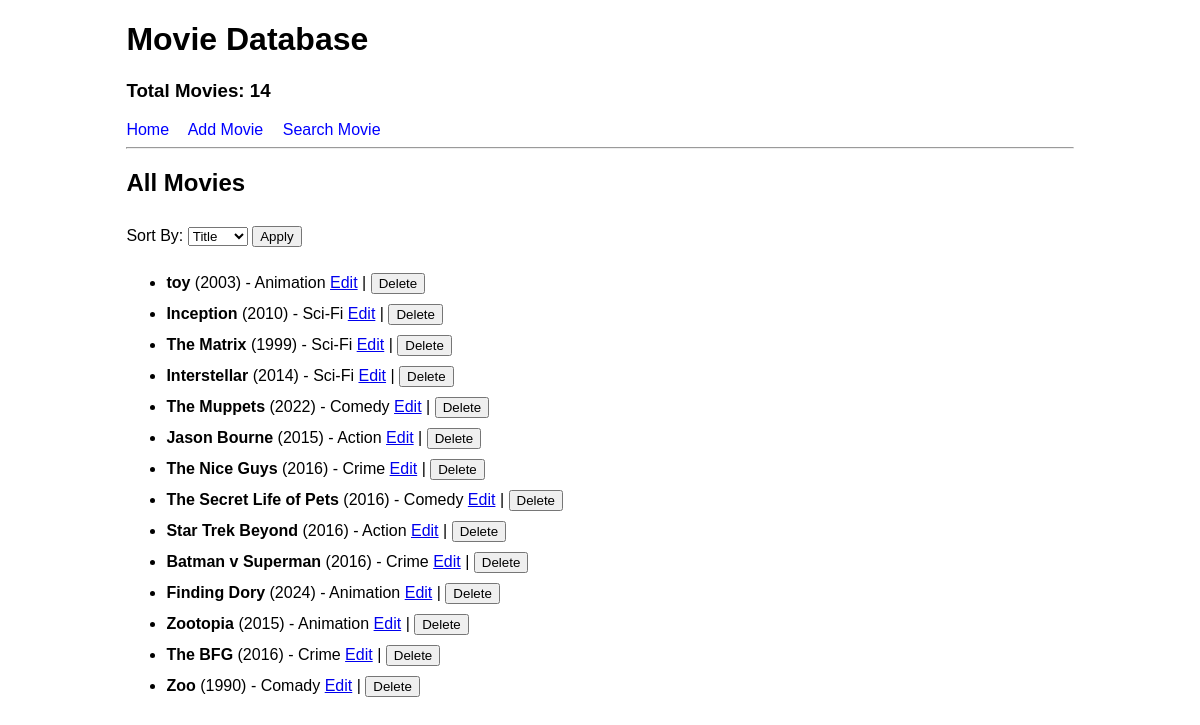
The page / on the database its author committed.
### tables this page shows
CREATE TABLE movies (
        m_id INTEGER PRIMARY KEY AUTOINCREMENT,
        title TEXT NOT NULL,
        genre TEXT,
        year INTEGER
        );

### main.py (the view)
@app.route('/')
def index():
    conn = get_db_connection()
    total = count()
    movies = conn.execute('SELECT * FROM movies').fetchall()
    conn.close()
    return render_template('index.html', movies=movies, total=total)

### main.py (called while the page is built)
def get_db_connection():
    conn = sqlite3.connect('movies.db')
    conn.row_factory = sqlite3.Row  # This allows us to access the columns by name
    return conn

def count():
    conn = get_db_connection()
    total = conn.execute('SELECT COUNT(*) FROM movies').fetchone()
    conn.close()
    return total

### templates/index.html (shortened to what this page needs)
{% extends 'base.html' %}
{% block content %}
    <h2>All Movies</h2>
    <form action="{{ url_for('sortby') }}" method="post">
        <label for="sortby">Sort By:</label>
        <select  name="sortby" id="sortby">
            <option value="title">Title</option>
        </select>
        <button type="submit">Apply</button>
    </form>
    <ul>
        {% for movie in movies %}
            <li>
                <strong>{{ movie.title }}</strong> ({{ movie.year }}) - {{ movie.genre }}
                <a href="{{ url_for('update_movie', m_id=movie.m_id) }}">Edit</a> |
                <form action="{{ url_for('delete_movie', m_id=movie.m_id) }}" method="post" style="display:inline;">
                    <button type="submit">Delete</button>
                </form>
            </li>
        {% endfor %}
    </ul>
{% endblock %}

### templates/base.html (shortened to what this page needs)
<!DOCTYPE html>
<html lang="en">
<head>
    <link rel="stylesheet" href="{{ url_for('static', filename='style.css') }}">
</head>
<body>
    <div class="container">
        <h1>Movie Database</h1><h3> Total Movies: {{total[0]}}</h3>
        <nav>
            <a href="{{ url_for('index') }}">Home</a>
            <a href="{{ url_for('add_movie') }}">Add Movie</a>
            <a href="{{ url_for('search_movie') }}">Search Movie</a>
        </nav>
        <hr>
        {% block content %}{% endblock %}
    </div>
</body>
</html>

### static/style.css (style rules this page uses)
body { font-family: Arial, sans-serif; }
.container { width: 80%; margin: 0 auto; }
nav a { margin-right: 15px; text-decoration: none; color: blue; }
form { margin-top: 10px; }
button { margin-top: 10px; }

### rows shown on the page
movies: title "toy", year "2003", genre "Animation"
movies: title "Inception", year "2010", genre "Sci-Fi"
movies: title "The Matrix", year "1999", genre "Sci-Fi"
movies: title "Interstellar", year "2014", genre "Sci-Fi"
movies: title "The Muppets", year "2022", genre "Comedy"
movies: title "Jason Bourne", year "2015", genre "Action"
movies: title "The Nice Guys", year "2016", genre "Crime"
movies: title "The Secret Life of Pets", year "2016", genre "Comedy"
movies: title "Star Trek Beyond", year "2016", genre "Action"
movies: title "Batman v Superman", year "2016", genre "Crime"
movies: title "Finding Dory", year "2024", genre "Animation"
movies: title "Zootopia", year "2015", genre "Animation"
movies: title "The BFG", year "2016", genre "Crime"
movies: title "Zoo", year "1990", genre "Comady"

### other values the page prints
{{ total[0] }} "14"
